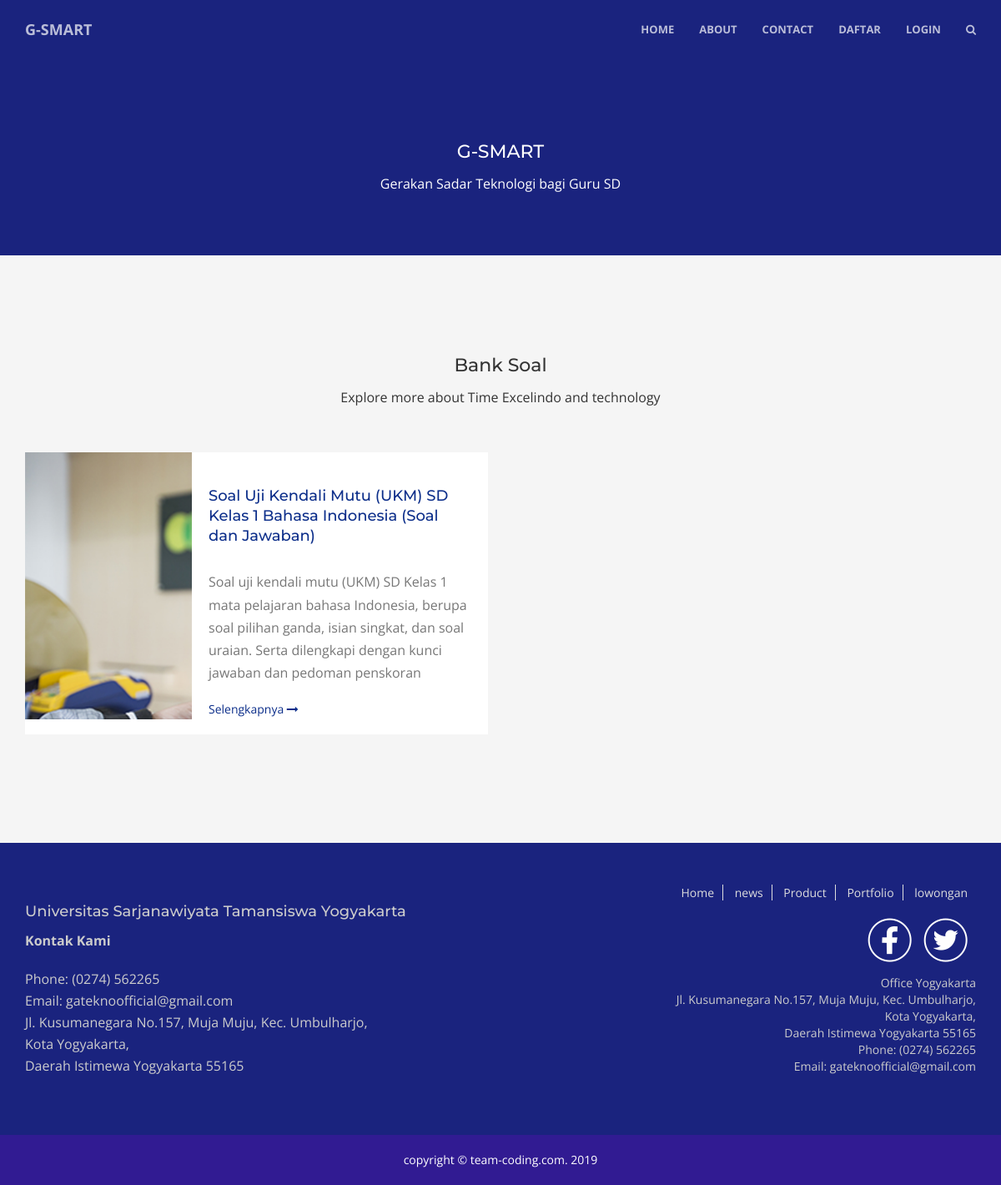
The page /index.php/soal on the database its author committed.
### tables this page shows
CREATE TABLE `pengaturan` (
  `id_pengaturan` tinyint(3) NOT NULL,
  `kolom_pengaturan` varchar(100) NOT NULL,
  `isi_pengaturan` text NOT NULL
);

CREATE TABLE `soal` (
  `id_soal` int(11) NOT NULL,
  `id_guru` int(11) NOT NULL,
  `kelas` int(11) NOT NULL,
  `muatan` varchar(225) NOT NULL,
  `judul` varchar(225) NOT NULL,
  `deskripsi` text NOT NULL,
  `kata_kunci` text NOT NULL,
  `cover` varchar(225) NOT NULL,
  `file` varchar(225) NOT NULL
);

### application/controllers/Soal.php (called while the page is built, shortened)
<?php
class Soal extends CI_Controller {
	public function __construct()
	{
		$this->load->model("Msoal");
	}
	public function index(){
		$data['soal'] = $this->Msoal->tampil_soal();
		$this->load->view('pengunjung/soal',$data);
	}
}

### index.php (called while the page is built, shortened)
<?php
require_once BASEPATH.'core/CodeIgniter.php';

### application/helpers/tgl_indo_helper.php (called while the page is built, shortened)
<?php
function ambil_isi_pengaturan($kolom)
{
	$CI =& get_instance();
	$CI->db->where('kolom_pengaturan', $kolom);
	$pecah = $CI->db->get('pengaturan')->row_array();
	return $pecah["isi_pengaturan"];
}
?>

### application/models/Msoal.php (called while the page is built, shortened)
<?php
class Msoal extends CI_Model {
	function tampil_soal(){
		$this->db->order_by('id_soal', 'desc');
		return $this->db->get('soal')->result_array();
	}
}

### application/views/pengunjung/soal.php (the view, shortened to what this page needs)
<!DOCTYPE html>
<html lang="en">
<head>
    <link href="https://cdnjs.cloudflare.com/ajax/libs/twitter-bootstrap/3.3.7/css/bootstrap.min.css" rel="stylesheet">
    <link href="https://cdnjs.cloudflare.com/ajax/libs/font-awesome/4.6.3/css/font-awesome.min.css" rel="stylesheet">
    <link rel="stylesheet" href="https://cdnjs.cloudflare.com/ajax/libs/OwlCarousel2/2.3.4/assets/owl.carousel.min.css">
    <link rel="stylesheet" href="https://cdnjs.cloudflare.com/ajax/libs/OwlCarousel2/2.3.4/assets/owl.theme.default.css">
    <link href="<?php echo base_url("pengunjung/animate/animate.css") ?>" rel="stylesheet">
    <link href="<?php echo base_url("pengunjung/css/creative.css") ?>" rel="stylesheet">
</head>
<body id="page-top">
    <?php include 'menu.php'; ?>
    <section class="topbar">
        <div class="container">
            <div class="row">
                <div class="col-lg-8 col-lg-offset-2 text-center">
                 <?php echo ambil_isi_pengaturan("header") ?>
             </div>
         </div>
     </div>
 </section>
 <section class="blog">
    <div class="container">
        <div class="row">
            <div class="col-lg-12 text-center">
                <?php echo ambil_isi_pengaturan("home_soal") ?>
            </div>
        </div>
    </div>
    <div class="container">
        <div class="row">
            <?php foreach ($soal as $key => $value): ?>
                <div class="col-md-6 wow">
                    <div class="post">
                        <div class="post-image">
                            <img src="<?php echo base_url("pengunjung/soal/".$value["cover"]) ?>" alt="<?php echo $value["judul"] ?>">
                        </div>
                        <div class="post-info">
                            <h2>
                                <a href="<?php echo base_url("soal/detail/".$value["id_soal"]) ?>">
                                    <?php echo $value["judul"] ?>
                                </a>
                            </h2>
                            <p>
                                <?php echo strip_tags($value['deskripsi']); ?>
                            </p>
                            <a href="<?php echo base_url("soal/detail/".$value["id_soal"]) ?>">Selengkapnya <i class="fa fa-long-arrow-right"></i></a>
                        </div>
                    </div>
                </div>
                <?php endforeach ?>
        </div>
    </div>
</section>
<footer class="footer">
    <div class="footer-top">
        <div class="container">
            <div class="row">
                <?php echo ambil_isi_pengaturan("footer_1") ?>
                <?php echo ambil_isi_pengaturan("footer_2") ?>
            </div>
        </div>
    </div>
    <div class="footer-bottom">
        <div class="container">
            <div class="row">
                <div class="col-md-6 col-md-offset-3 text-center">
                    <?php echo ambil_isi_pengaturan("footer_copyright") ?>
                </div>
            </div>
        </div>
    </div>
</footer>
</body>
</html>

### pengunjung/css/creative.css (style rules this page uses)
html, body { height: 100%; width: 100%; }
body { font-family: 'Open Sans', sans-serif; }
a { -webkit-transition: all 0.35s; -moz-transition: all 0.35s; transition: all 0.35s; color: #0c2e8a; text-decoration: none; }
h1, h2, h3, h4, h5, h6 { font-family: 'Montserrat', sans-serif; }
p { font-size: 16px; line-height: 2; margin-bottom: 20px; }
h1 { font-size: 22px; }
h2 { font-size: 18px; line-height: 24px; }
.footer .footer-top { color: #ccc; padding: 50px 0px; background: #1A237E; }
.footer .footer-top p { line-height: 26px; }
.footer .footer-top ul.footer-menu { margin: 0px; padding: 0px; margin-bottom: 20px; }
.footer .footer-top ul.footer-menu li { display: inline-block; }
.footer .footer-top ul.footer-menu li a { padding-right: 10px; padding-left: 10px; border-right: 1px solid #ddd; text-decoration: none; color: #ddd; }
.footer .footer-top ul.footer-menu li:last-child a { border-right: 0px solid; }
.footer .footer-top ul.footer-sosmed { margin: 0px; padding: 0px; }
.footer .footer-top ul.footer-sosmed li { display: inline-block; margin-right: 10px; }
.footer .footer-bottom { color: #fff; padding: 20px 0px; background: #311B92; }
body { webkit-tap-highlight-color: #222222; }
.blog { padding: 100px 0px; background: #f5f5f5; }
.blog .post { width:100%; height:auto; display:flex; background: #fff; margin-bottom: 30px; }
.blog .post .post-image { min-width: 200px; max-width: 200px; max-height: 320px; height: 320px; overflow: hidden; position: relative; }
.blog .post .post-image img { height: 100%; transition: all .2s ease-in-out; }
.blog .post .post-info { padding: 20px; }
.blog .post .post-info h2 { margin-bottom: 30px; }
.blog .post .post-info p { line-height: 1.7em; color: #777; margin: 20px 0; }
.topbar { background: #1A237E; padding: 150px 0px 50px 0px; background-size: cover; background-repeat: no-repeat; }
.topbar h1 { color: #fff; }
.topbar p { color: #fff; }

### rows shown on the page
pengaturan: isi_pengaturan "G-SMART Gerakan Sadar Teknologi bagi Guru SD"
pengaturan: isi_pengaturan "Bank Soal Explore more about Time Excelindo and technology"
soal: cover (picture), judul "Soal Uji Kendali Mutu (UKM) SD Kelas 1 Bahasa Indonesia (Soal dan Jawaban)", deskripsi "Soal uji kendali mutu (UKM) SD Kelas 1 mata pelajaran bahasa Indonesia, berupa soal pilihan ganda, isian singkat, dan soal uraian. Serta dilengkapi dengan kunci jawaban dan pedoman penskoran"
pengaturan: isi_pengaturan "Universitas Sarjanawiyata Tamansiswa Yogyakarta Kontak Kami Phone: (0274) 562265 Email: gateknoofficial@gmail.com Jl. Kusumanegara No.157, Muja Muju, Kec. Umbulharjo, Kota Yogyakarta, Daerah Istimewa Yogyakarta 55165"
pengaturan: isi_pengaturan "Home news Product Portfolio lowongan Office Yogyakarta Jl. Kusumanegara No.157, Muja Muju, Kec. Umbulharjo, Kota Yogyakarta, Daerah Istimewa Yogyakarta 55165 Phone: (0274) 562265 Email: gateknoofficial@gmail.com", isi_pengaturan (picture)
pengaturan: isi_pengaturan "copyright © team-coding.com. 2019"
